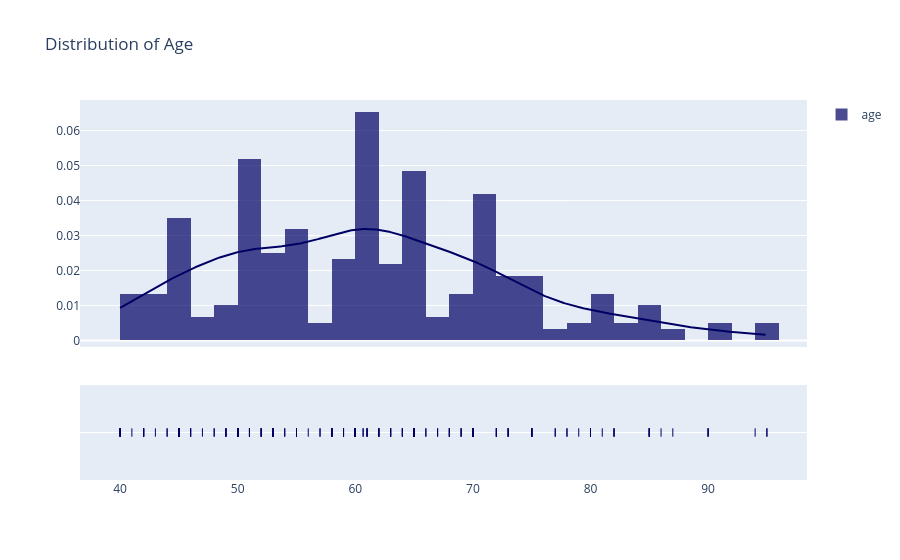

Notebook code for this chart:
### Markdown cell above
### 2. Distribution of Age

### Code cell
colors = ['rgb(0, 0, 100)']

fig = ff.create_distplot(hist_data = [heart_failure_data["age"].values], group_labels = ['age'], 
                         colors = colors, bin_size=2)

fig.update_layout(title_text='Distribution of Age')

fig.show()

### Figure 1 — Plotly figure (JSON) as saved in the notebook; plotly's stock layout.template omitted (floating-point values rounded to 4 significant figures; data arrays with more than 128 entries replaced by an {"elided": "..."} marker saying what was removed)
{"data": [{"histnorm": "probability density", "legendgroup": "age", "marker": {"color": "rgb(0, 0, 100)"}, "name": "age", "opacity": 0.7, "type": "histogram", "x": {"elided": "299 float values"}, "xaxis": "x", "xbins": {"end": 95, "size": 2, "start": 40}, "yaxis": "y"}, {"legendgroup": "age", "marker": {"color": "rgb(0, 0, 100)"}, "mode": "lines", "name": "age", "showlegend": false, "type": "scatter", "x": {"elided": "500 float values"}, "xaxis": "x", "y": {"elided": "500 float values"}, "yaxis": "y"}, {"legendgroup": "age", "marker": {"color": "rgb(0, 0, 100)", "symbol": "line-ns-open"}, "mode": "markers", "name": "age", "showlegend": false, "type": "scatter", "x": {"elided": "299 float values"}, "xaxis": "x", "y": {"elided": "299 str values"}, "yaxis": "y2"}], "layout": {"autosize": true, "barmode": "overlay", "hovermode": "closest", "legend": {"traceorder": "reversed"}, "title": {"text": "Distribution of Age"}, "xaxis": {"anchor": "y2", "autorange": true, "domain": [0, 1], "range": [36.61, 98.39], "type": "linear", "zeroline": false}, "yaxis": {"anchor": "free", "autorange": true, "domain": [0.35, 1], "position": 0, "range": [-0.001888, 0.06875], "type": "linear"}, "yaxis2": {"anchor": "x", "autorange": true, "domain": [0, 0.25], "dtick": 1, "range": [-1, 1], "showticklabels": false, "type": "category"}}}
